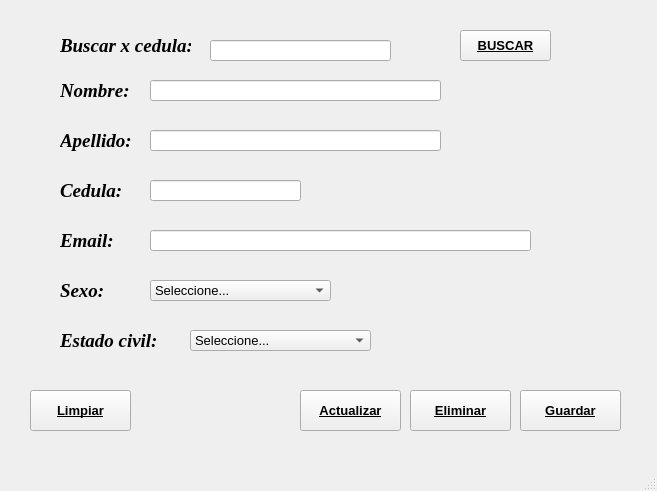
<?xml version="1.0" encoding="UTF-8"?>
<ui version="4.0">
 <class>vtnPrincipal</class>
 <widget class="QMainWindow" name="vtnPrincipal">
  <property name="geometry">
   <rect>
    <x>0</x>
    <y>0</y>
    <width>657</width>
    <height>491</height>
   </rect>
  </property>
  <property name="font">
   <font>
    <pointsize>10</pointsize>
   </font>
  </property>
  <property name="windowTitle">
   <string>Servicio Personas</string>
  </property>
  <widget class="QWidget" name="centralwidget">
   <widget class="QLabel" name="lblNombre">
    <property name="geometry">
     <rect>
      <x>60</x>
      <y>80</y>
      <width>69</width>
      <height>22</height>
     </rect>
    </property>
    <property name="font">
     <font>
      <family>Times New Roman</family>
      <pointsize>14</pointsize>
      <weight>75</weight>
      <italic>true</italic>
      <bold>true</bold>
     </font>
    </property>
    <property name="text">
     <string>Nombre:</string>
    </property>
   </widget>
   <widget class="QLabel" name="lblApellido">
    <property name="geometry">
     <rect>
      <x>60</x>
      <y>130</y>
      <width>74</width>
      <height>22</height>
     </rect>
    </property>
    <property name="font">
     <font>
      <family>Times New Roman</family>
      <pointsize>14</pointsize>
      <weight>75</weight>
      <italic>true</italic>
      <bold>true</bold>
     </font>
    </property>
    <property name="text">
     <string>Apellido:</string>
    </property>
   </widget>
   <widget class="QLineEdit" name="txtNombre">
    <property name="geometry">
     <rect>
      <x>150</x>
      <y>80</y>
      <width>291</width>
      <height>21</height>
     </rect>
    </property>
    <property name="maxLength">
     <number>20</number>
    </property>
   </widget>
   <widget class="QLineEdit" name="txtApellido">
    <property name="geometry">
     <rect>
      <x>150</x>
      <y>130</y>
      <width>291</width>
      <height>21</height>
     </rect>
    </property>
    <property name="font">
     <font>
      <pointsize>10</pointsize>
     </font>
    </property>
    <property name="maxLength">
     <number>20</number>
    </property>
   </widget>
   <widget class="QPushButton" name="btnGuardar">
    <property name="geometry">
     <rect>
      <x>520</x>
      <y>390</y>
      <width>101</width>
      <height>41</height>
     </rect>
    </property>
    <property name="font">
     <font>
      <pointsize>10</pointsize>
      <weight>75</weight>
      <bold>true</bold>
      <underline>true</underline>
     </font>
    </property>
    <property name="text">
     <string>Guardar</string>
    </property>
   </widget>
   <widget class="QLineEdit" name="txtCedula">
    <property name="geometry">
     <rect>
      <x>150</x>
      <y>180</y>
      <width>151</width>
      <height>21</height>
     </rect>
    </property>
    <property name="font">
     <font>
      <pointsize>10</pointsize>
     </font>
    </property>
    <property name="maxLength">
     <number>10</number>
    </property>
   </widget>
   <widget class="QLabel" name="lblApellido_2">
    <property name="geometry">
     <rect>
      <x>60</x>
      <y>180</y>
      <width>74</width>
      <height>22</height>
     </rect>
    </property>
    <property name="font">
     <font>
      <family>Times New Roman</family>
      <pointsize>14</pointsize>
      <weight>75</weight>
      <italic>true</italic>
      <bold>true</bold>
     </font>
    </property>
    <property name="text">
     <string>Cedula:</string>
    </property>
   </widget>
   <widget class="QPushButton" name="btnLimpiar">
    <property name="geometry">
     <rect>
      <x>30</x>
      <y>390</y>
      <width>101</width>
      <height>41</height>
     </rect>
    </property>
    <property name="font">
     <font>
      <pointsize>10</pointsize>
      <weight>75</weight>
      <bold>true</bold>
      <underline>true</underline>
     </font>
    </property>
    <property name="text">
     <string>Limpiar</string>
    </property>
   </widget>
   <widget class="QComboBox" name="cbSexo">
    <property name="geometry">
     <rect>
      <x>150</x>
      <y>280</y>
      <width>181</width>
      <height>21</height>
     </rect>
    </property>
    <item>
     <property name="text">
      <string>Seleccione...</string>
     </property>
    </item>
    <item>
     <property name="text">
      <string>Masculino</string>
     </property>
    </item>
    <item>
     <property name="text">
      <string>Femenino</string>
     </property>
    </item>
    <item>
     <property name="text">
      <string>Prefiero no decirlo</string>
     </property>
    </item>
   </widget>
   <widget class="QLabel" name="lblSexo">
    <property name="geometry">
     <rect>
      <x>60</x>
      <y>280</y>
      <width>74</width>
      <height>22</height>
     </rect>
    </property>
    <property name="font">
     <font>
      <family>Times New Roman</family>
      <pointsize>14</pointsize>
      <weight>75</weight>
      <italic>true</italic>
      <bold>true</bold>
     </font>
    </property>
    <property name="text">
     <string>Sexo:</string>
    </property>
   </widget>
   <widget class="QLineEdit" name="txtCedula_Buscar">
    <property name="geometry">
     <rect>
      <x>210</x>
      <y>40</y>
      <width>181</width>
      <height>21</height>
     </rect>
    </property>
    <property name="font">
     <font>
      <pointsize>10</pointsize>
     </font>
    </property>
    <property name="maxLength">
     <number>10</number>
    </property>
   </widget>
   <widget class="QLabel" name="lblBuscarPorCedula">
    <property name="geometry">
     <rect>
      <x>60</x>
      <y>30</y>
      <width>131</width>
      <height>31</height>
     </rect>
    </property>
    <property name="font">
     <font>
      <family>Times New Roman</family>
      <pointsize>14</pointsize>
      <weight>75</weight>
      <italic>true</italic>
      <bold>true</bold>
     </font>
    </property>
    <property name="text">
     <string>Buscar x cedula:</string>
    </property>
   </widget>
   <widget class="QPushButton" name="btnBuscar">
    <property name="geometry">
     <rect>
      <x>460</x>
      <y>30</y>
      <width>91</width>
      <height>31</height>
     </rect>
    </property>
    <property name="font">
     <font>
      <pointsize>10</pointsize>
      <weight>75</weight>
      <bold>true</bold>
      <underline>true</underline>
     </font>
    </property>
    <property name="text">
     <string>BUSCAR</string>
    </property>
   </widget>
   <widget class="QLineEdit" name="txtEmail">
    <property name="geometry">
     <rect>
      <x>150</x>
      <y>230</y>
      <width>381</width>
      <height>21</height>
     </rect>
    </property>
    <property name="font">
     <font>
      <pointsize>10</pointsize>
     </font>
    </property>
    <property name="maxLength">
     <number>40</number>
    </property>
   </widget>
   <widget class="QLabel" name="lblApellido_3">
    <property name="geometry">
     <rect>
      <x>60</x>
      <y>230</y>
      <width>74</width>
      <height>22</height>
     </rect>
    </property>
    <property name="font">
     <font>
      <family>Times New Roman</family>
      <pointsize>14</pointsize>
      <weight>75</weight>
      <italic>true</italic>
      <bold>true</bold>
     </font>
    </property>
    <property name="text">
     <string>Email:</string>
    </property>
   </widget>
   <widget class="QComboBox" name="cbEstado">
    <property name="geometry">
     <rect>
      <x>190</x>
      <y>330</y>
      <width>181</width>
      <height>21</height>
     </rect>
    </property>
    <item>
     <property name="text">
      <string>Seleccione...</string>
     </property>
    </item>
    <item>
     <property name="text">
      <string>Soltero</string>
     </property>
    </item>
    <item>
     <property name="text">
      <string>Casado</string>
     </property>
    </item>
    <item>
     <property name="text">
      <string>Divorciado</string>
     </property>
    </item>
   </widget>
   <widget class="QLabel" name="lblEstado">
    <property name="geometry">
     <rect>
      <x>60</x>
      <y>330</y>
      <width>121</width>
      <height>22</height>
     </rect>
    </property>
    <property name="font">
     <font>
      <family>Times New Roman</family>
      <pointsize>14</pointsize>
      <weight>75</weight>
      <italic>true</italic>
      <bold>true</bold>
     </font>
    </property>
    <property name="text">
     <string>Estado civil:</string>
    </property>
   </widget>
   <widget class="QPushButton" name="btnEliminar">
    <property name="geometry">
     <rect>
      <x>410</x>
      <y>390</y>
      <width>101</width>
      <height>41</height>
     </rect>
    </property>
    <property name="font">
     <font>
      <pointsize>10</pointsize>
      <weight>75</weight>
      <bold>true</bold>
      <underline>true</underline>
     </font>
    </property>
    <property name="text">
     <string>Eliminar</string>
    </property>
   </widget>
   <widget class="QPushButton" name="btnActualizar">
    <property name="geometry">
     <rect>
      <x>300</x>
      <y>390</y>
      <width>101</width>
      <height>41</height>
     </rect>
    </property>
    <property name="font">
     <font>
      <pointsize>10</pointsize>
      <weight>75</weight>
      <bold>true</bold>
      <underline>true</underline>
     </font>
    </property>
    <property name="text">
     <string>Actualizar</string>
    </property>
   </widget>
  </widget>
  <widget class="QMenuBar" name="menubar">
   <property name="geometry">
    <rect>
     <x>0</x>
     <y>0</y>
     <width>657</width>
     <height>21</height>
    </rect>
   </property>
  </widget>
  <widget class="QStatusBar" name="statusbar"/>
 </widget>
 <tabstops>
  <tabstop>txtNombre</tabstop>
  <tabstop>txtApellido</tabstop>
  <tabstop>txtCedula</tabstop>
  <tabstop>btnGuardar</tabstop>
 </tabstops>
 <resources/>
 <connections/>
</ui>
